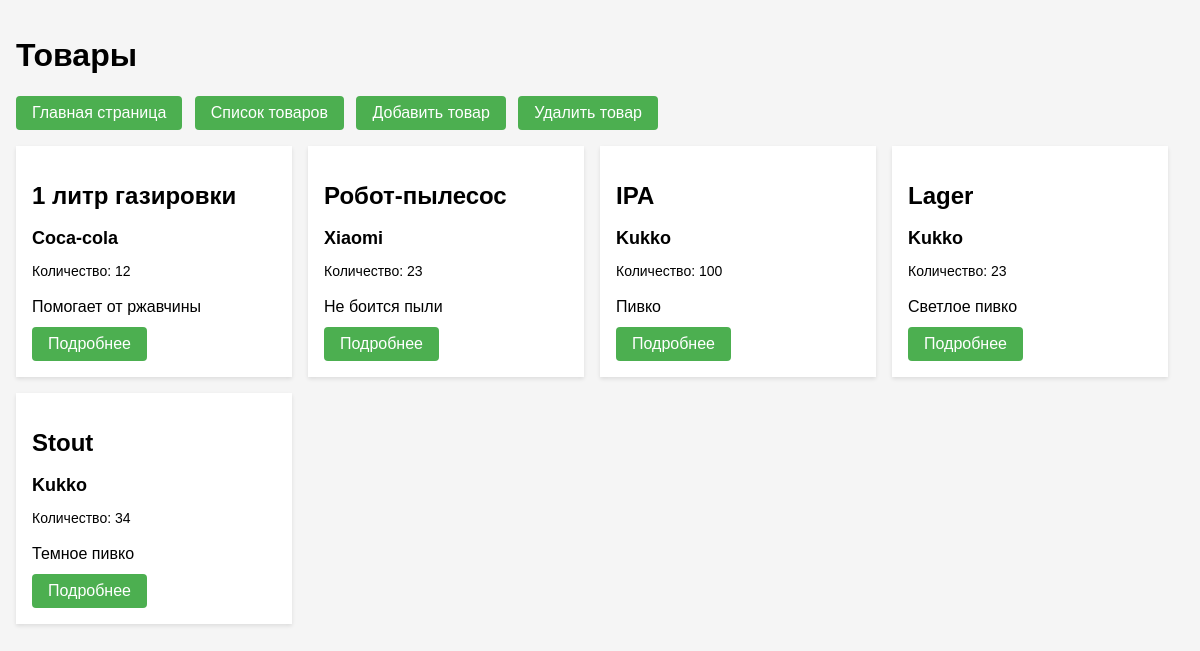
The app's page /items/ with its own data.
### App1/models.py (models this page shows)
class Item(models.Model):
    name = models.CharField(max_length=100)
    brand = models.CharField(max_length=100)
    count = models.PositiveIntegerField()
    description = models.CharField(max_length=100)

### App1/views.py (the view)
# urls.py: path('items/', views.fu_items),
def fu_items(request):
    context = {}
    result = []
    queryset = Item.objects.all()
    for el in queryset:
        answer = {'id': el.id, 'name': el.name, 'brand': el.brand, 'count': el.count, 'description': el.description}
        result.append(answer)
    context['items'] = result
    return render(request, 'items.html', context)

### templates/items.html (shortened to what this page needs)
<!DOCTYPE html>
<html>
  <head>
  </head>
  <body>
    <div class="container">
      <h1>Товары</h1>
      <div class="button-container">
        <a href="/" class="button">Главная страница</a>
        <a href="/items/" class="button">Список товаров</a>
        <a href="add_item/" class="button">Добавить товар</a>
        <a href="remove_item/" class="button">Удалить товар</a>
      </div>
      <div class="card-container">
        {% for item in items %}
        <div class="card">
          <h2 class="card-title">{{ item.name }}</h2>
          <h3 class="card-brand">{{ item.brand }}</h3>
          {% if item.count %}
          <p class="card-count">Количество: {{ item.count }}</p>
          {% else %}
          <p class="card-count">Товар отсутствует</p>
          {% endif %}
          <p class="card-description">{{ item.description }}</p>
          <a href="/item/{{ item.id }}" class="button">Подробнее</a>
        </div>
        {% endfor %}
      </div>
    </div>
  </body>
</html>

### templates/items.html (style rules this page uses)
* { box-sizing: border-box; }
body { margin: 0; font-family: Arial, sans-serif; background-color: #f5f5f5; }
.container { max-width: 1200px; margin: 0 auto; padding: 16px; }
.button { display: inline-block; border-radius: 4px; background-color: #4CAF50; color: #fff; padding: 8px 16px; text-decoration: none; margin-right: 8px; }
.button-container { margin-top: 16px; }
.card-container { display: flex; flex-wrap: wrap; margin: 16px 0; }
.card { background-color: #fff; padding: 16px; margin-bottom: 16px; box-shadow: 0 2px 4px rgba(0, 0, 0, 0.1); width: calc(25% - 16px); margin-right: 16px; margin-left: 0; }
.card:nth-child(4n) { margin-right: 0; }
.card-title { font-size: 24px; font-weight: bold; margin-bottom: 8px; }
.card-brand { font-size: 18px; font-weight: bold; margin-bottom: 8px; }
.card-count { font-size: 14px; margin-bottom: 8px; }
.card-description { font-size: 16px; line-height: 1.5; margin-bottom: 8px; }

### records on screen
Item: name "1 литр газировки", brand "Coca-cola", description "Помогает от ржавчины"
Item: name "Робот-пылесос", brand "Xiaomi", description "Не боится пыли"
Item: name "IPA", brand "Kukko", description "Пивко"
Item: name "Lager", brand "Kukko", description "Светлое пивко"
Item: name "Stout", brand "Kukko", description "Темное пивко"

### other values on screen
{{ item.count }} "12" "23" "100" "23" "34"
